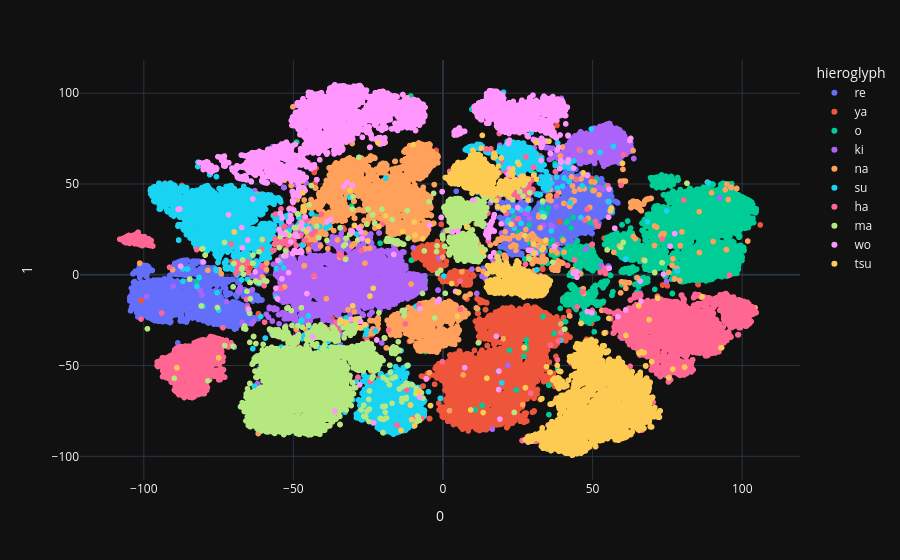

The notebook cell this image was saved under:
### Markdown cell above
#### Двухмерная визуализация результатов

### Code cell
px.scatter(
    tsne_results,
    x=0,
    y=1,
    color=y,
    labels={'color': 'иероглиф'},
    template="plotly_dark"
)

### Figure 1 — Plotly figure (JSON) as saved in the notebook; plotly's stock layout.template omitted (floating-point values rounded to 4 significant figures; data arrays with more than 128 entries replaced by an {"elided": "..."} marker saying what was removed)
{"data": [{"hovertemplate": "hieroglyph=re<br>0=%{x}<br>1=%{y}<extra></extra>", "legendgroup": "re", "marker": {"color": "#636efa", "symbol": "circle"}, "mode": "markers", "name": "re", "showlegend": true, "type": "scattergl", "x": {"elided": "7000 float values"}, "xaxis": "x", "y": {"elided": "7000 float values"}, "yaxis": "y"}, {"hovertemplate": "hieroglyph=ya<br>0=%{x}<br>1=%{y}<extra></extra>", "legendgroup": "ya", "marker": {"color": "#EF553B", "symbol": "circle"}, "mode": "markers", "name": "ya", "showlegend": true, "type": "scattergl", "x": {"elided": "7000 float values"}, "xaxis": "x", "y": {"elided": "7000 float values"}, "yaxis": "y"}, {"hovertemplate": "hieroglyph=o<br>0=%{x}<br>1=%{y}<extra></extra>", "legendgroup": "o", "marker": {"color": "#00cc96", "symbol": "circle"}, "mode": "markers", "name": "o", "showlegend": true, "type": "scattergl", "x": {"elided": "7000 float values"}, "xaxis": "x", "y": {"elided": "7000 float values"}, "yaxis": "y"}, {"hovertemplate": "hieroglyph=ki<br>0=%{x}<br>1=%{y}<extra></extra>", "legendgroup": "ki", "marker": {"color": "#ab63fa", "symbol": "circle"}, "mode": "markers", "name": "ki", "showlegend": true, "type": "scattergl", "x": {"elided": "7000 float values"}, "xaxis": "x", "y": {"elided": "7000 float values"}, "yaxis": "y"}, {"hovertemplate": "hieroglyph=na<br>0=%{x}<br>1=%{y}<extra></extra>", "legendgroup": "na", "marker": {"color": "#FFA15A", "symbol": "circle"}, "mode": "markers", "name": "na", "showlegend": true, "type": "scattergl", "x": {"elided": "7000 float values"}, "xaxis": "x", "y": {"elided": "7000 float values"}, "yaxis": "y"}, {"hovertemplate": "hieroglyph=su<br>0=%{x}<br>1=%{y}<extra></extra>", "legendgroup": "su", "marker": {"color": "#19d3f3", "symbol": "circle"}, "mode": "markers", "name": "su", "showlegend": true, "type": "scattergl", "x": {"elided": "7000 float values"}, "xaxis": "x", "y": {"elided": "7000 float values"}, "yaxis": "y"}, {"hovertemplate": "hieroglyph=ha<br>0=%{x}<br>1=%{y}<extra></extra>", "legendgroup": "ha", "marker": {"color": "#FF6692", "symbol": "circle"}, "mode": "markers", "name": "ha", "showlegend": true, "type": "scattergl", "x": {"elided": "7000 float values"}, "xaxis": "x", "y": {"elided": "7000 float values"}, "yaxis": "y"}, {"hovertemplate": "hieroglyph=ma<br>0=%{x}<br>1=%{y}<extra></extra>", "legendgroup": "ma", "marker": {"color": "#B6E880", "symbol": "circle"}, "mode": "markers", "name": "ma", "showlegend": true, "type": "scattergl", "x": {"elided": "7000 float values"}, "xaxis": "x", "y": {"elided": "7000 float values"}, "yaxis": "y"}, {"hovertemplate": "hieroglyph=wo<br>0=%{x}<br>1=%{y}<extra></extra>", "legendgroup": "wo", "marker": {"color": "#FF97FF", "symbol": "circle"}, "mode": "markers", "name": "wo", "showlegend": true, "type": "scattergl", "x": {"elided": "7000 float values"}, "xaxis": "x", "y": {"elided": "7000 float values"}, "yaxis": "y"}, {"hovertemplate": "hieroglyph=tsu<br>0=%{x}<br>1=%{y}<extra></extra>", "legendgroup": "tsu", "marker": {"color": "#FECB52", "symbol": "circle"}, "mode": "markers", "name": "tsu", "showlegend": true, "type": "scattergl", "x": {"elided": "7000 float values"}, "xaxis": "x", "y": {"elided": "7000 float values"}, "yaxis": "y"}], "layout": {"legend": {"title": {"text": "hieroglyph"}, "tracegroupgap": 0}, "margin": {"t": 60}, "xaxis": {"anchor": "y", "domain": [0, 1], "title": {"text": "0"}}, "yaxis": {"anchor": "x", "domain": [0, 1], "title": {"text": "1"}}}}
